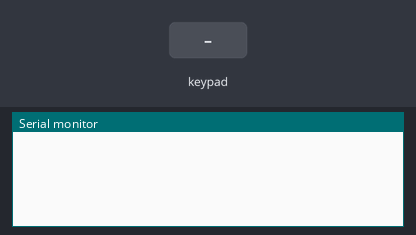
Recording of a sketch running on a simulated Arduino Mega 2560, built with avr-gcc and run on an emulated ATmega2560. On the bench: the last lines printed to the serial monitor. The test bench sets the inputs (shaded band).

Above: at 1.2 s.
1.3 s: key '1' pressed
At 1.7 s:
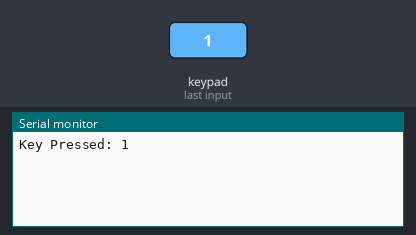
2.8 s: keypad keys 3 0 3 1 3 2 3 3 # pressed 0.4 s apart
At 6.4 s:
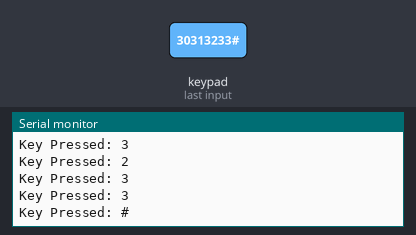
7.9 s: key 'A' pressed
At 9.1 s:
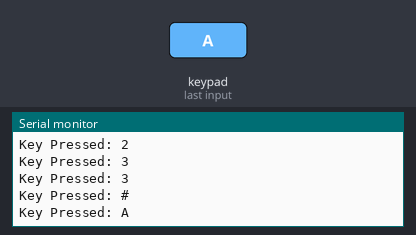
9.4 s: keypad keys 3 0 3 1 3 2 3 3 * pressed 0.4 s apart
At 13.8 s:
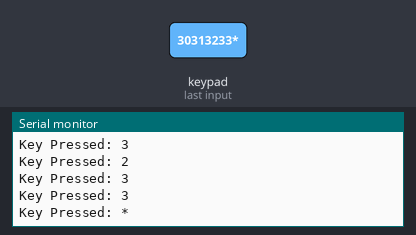
14.5 s: key 'B' pressed
At 15.3 s:
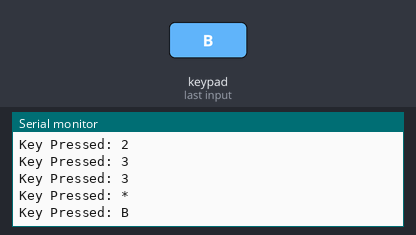
16.0 s: keypad keys 3 0 3 1 3 2 3 3 D pressed 0.4 s apart
At 20.1 s:
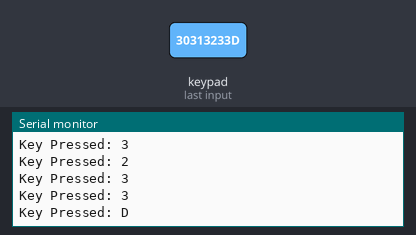
Timing chart, 0 to 21.6 s (numbered marks = the images above; inputs shaded):
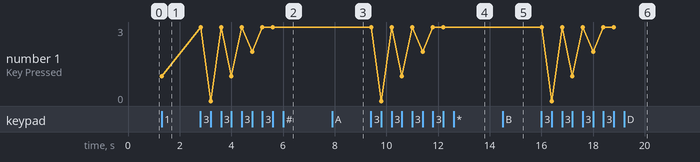

The sketch:

code.ino
```cpp
// Membrane keypad via Keypad.h — the de facto standard Arduino keypad library.
//
// Keypad.h scans the transpose of the part-sim's supported idiom: it holds the
// ROW pins as INPUT_PULLUP and strobes one COLUMN at a time (OUTPUT LOW, then
// parked back at INPUT). Correct on real hardware; reproduces the harness gap
// where the part only understands row-driven, push-pull scans
// (plans/keypad-library-fix.md).

#include <Keypad.h>

const byte ROWS = 4;
const byte COLS = 4;

char keys[ROWS][COLS] = {
  {'1', '2', '3', 'A'},
  {'4', '5', '6', 'B'},
  {'7', '8', '9', 'C'},
  {'*', '0', '#', 'D'},
};

byte rowPins[ROWS] = {30, 31, 32, 33};
byte colPins[COLS] = {34, 35, 36, 37};

Keypad keypad = Keypad(makeKeymap(keys), rowPins, colPins, ROWS, COLS);

void setup() {
  Serial.begin(115200);
}

void loop() {
  char key = keypad.getKey();
  if (key != NO_KEY) {
    Serial.print("Key Pressed: ");
    Serial.println(key);
  }
}
```

Measured:
- after the input at 1.3 s, the serial monitor: prints a new line at once (image 1)
- after the input at 2.8 s, the serial monitor: prints a new line at once (image 2)
- after the input at 7.9 s, the serial monitor: prints a new line at once (image 3)
- after the input at 9.4 s, the serial monitor: prints a new line at once (image 4)
- after the input at 14.5 s, the serial monitor: prints a new line at once (image 5)
- after the input at 16.0 s, the serial monitor: prints a new line at once (image 6)
- plotted number 1: 1 → 3 after the input at 2.8 s
